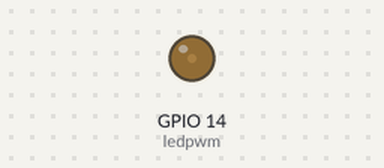
The program below on a simulated Raspberry Pi (BCM pin numbers). On the bench: output pins drawn as LEDs (lit = HIGH). At 9.0 s the program stops and its outputs stay as they are.

Above: at 0.1 s.
At 4.1 s:
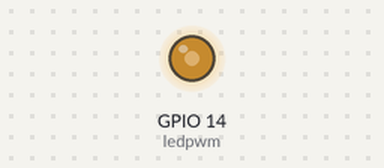
At 6.1 s:
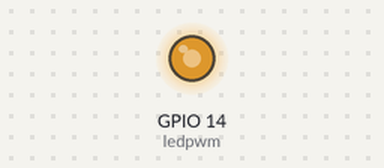
At 8.1 s:
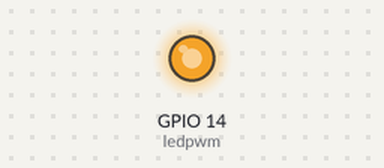
Timing chart, 0 to 10.5 s (numbered marks = the images above):
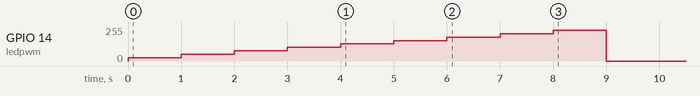

Measured:
- by itself, GPIO 14 (ledpwm): rises from 0/255 to 230/255 in 8.0 s, then falls to 0/255 in 1.0 s

The program:

P6_IntensidadLed.py
```python
#ejercicio 6 - Intensidad de Led
import RPi.GPIO as GPIO
from time import sleep

ledpwm=14
GPIO.setmode(GPIO.BCM)
GPIO.setup(ledpwm, GPIO.OUT)
led = GPIO.PWM(ledpwm, 100)
led.start(1)
led.ChangeDutyCycle(10)
sleep(1)
led.ChangeDutyCycle(20)
sleep(1)
led.ChangeDutyCycle(30)
sleep(1)
led.ChangeDutyCycle(40)
sleep(1)
led.ChangeDutyCycle(50)
sleep(1)
led.ChangeDutyCycle(60)
sleep(1)
led.ChangeDutyCycle(70)
sleep(1)
led.ChangeDutyCycle(80)
sleep(1)
led.ChangeDutyCycle(90)
sleep(1)
led.ChangeDutyCycle(100)
led.stop()
GPIO.cleanup()
```
